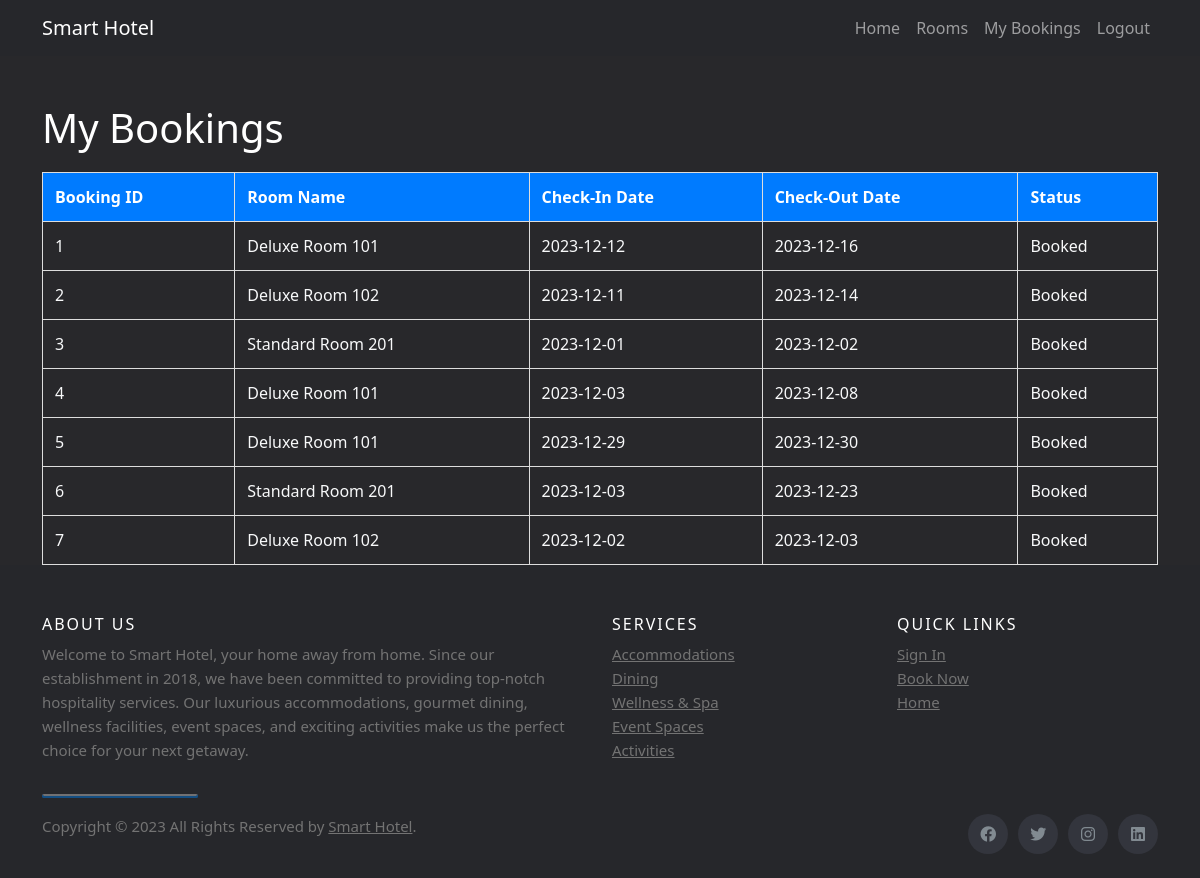
Screenshot of /bookings.php (signed in) with the database file from the repository.
### tables this page shows
CREATE TABLE `bookings` (
  `id` int(11) NOT NULL,
  `user_id` int(11) NOT NULL,
  `room_id` int(11) NOT NULL,
  `check_in` date NOT NULL,
  `check_out` date NOT NULL,
  `status` varchar(50) NOT NULL DEFAULT 'Pending'
);

CREATE TABLE `rooms` (
  `id` int(11) NOT NULL,
  `room_name` varchar(255) NOT NULL,
  `room_type` varchar(255) NOT NULL
);

### bookings.php (the view, shortened to what this page needs)
<?php
require_once("settings.php");
$userId = $_SESSION['user_id'];
$query = "SELECT bookings.id, rooms.room_name, bookings.check_in, bookings.check_out, bookings.status
          FROM bookings
          INNER JOIN rooms ON bookings.room_id = rooms.id
          WHERE bookings.user_id = '$userId'";
$result = mysqli_query($conn, $query);
?>
<!DOCTYPE html>
<html lang="en">
<head>
    <link href="https://cdn.jsdelivr.net/npm/bootstrap@5.0.2/dist/css/bootstrap.min.css" rel="stylesheet">
    <link rel="stylesheet" href="styles/style.css?<?php echo time(); ?>">
    <link rel="stylesheet" href="https://cdnjs.cloudflare.com/ajax/libs/font-awesome/6.3.0/css/all.min.css">
</head>
<body>
<nav class="navbar navbar-expand-lg navbar-dark ">
        <div class="container">
      <a class="navbar-brand" href="#">Smart Hotel</a>
      <div class="collapse navbar-collapse links" id="navbarSupportedContent">
        <ul class="navbar-nav">
          <li class="nav-item active">
            <a class="nav-link" href="index.php">Home <span class="sr-only"></span></a>
          </li>
          <li class="nav-item active">
            <a class="nav-link" href="rooms.php">Rooms <span class="sr-only"></span></a>
          </li>
          <li class="nav-item active">
            <a class="nav-link" href="bookings.php">My Bookings <span class="sr-only"></span></a>
          </li>
          <li class="nav-item active">
            <a class="nav-link" href="logout.php">Logout <span class="sr-only"></span></a>
          </li>
        </ul>
      </div>
    </nav>
    <div class="container  mt-5">
        <h1>My Bookings</h1>
        <table class='text-light'>
            <thead>
                <tr>
                    <th>Booking ID</th>
                    <th>Room Name</th>
                    <th>Check-In Date</th>
                    <th>Check-Out Date</th>
                    <th>Status</th>
                </tr>
            </thead>
            <tbody>
                <?php
                while ($row = mysqli_fetch_assoc($result)) {
                    echo "<tr>";
                    echo "<td>{$row['id']}</td>";
                    echo "<td>{$row['room_name']}</td>";
                    echo "<td>{$row['check_in']}</td>";
                    echo "<td>{$row['check_out']}</td>";
                    echo "<td>{$row['status']}</td>";
                    echo "</tr>";
                }
                ?>
            </tbody>
        </table>
    </div>
</body>
</html>
<?php include_once("footer.inc.php")?>

### footer.inc.php
<footer class="site-footer">
    <div class="container">
        <div class="row">
            <div class="col-sm-12 col-md-6">
                <h6>About Us</h6>
                <p class="text-justify">Welcome to Smart Hotel, your home away from home. Since our establishment in 2018, we have been committed to providing top-notch hospitality services. Our luxurious accommodations, gourmet dining, wellness facilities, event spaces, and exciting activities make us the perfect choice for your next getaway.</p>
            </div>
            <div class="col-xs-6 col-md-3">
                <h6>Services</h6>
                <ul class="footer-links">
                    <li><a href="">Accommodations</a></li>
                    <li><a href="">Dining</a></li>
                    <li><a href="">Wellness & Spa</a></li>
                    <li><a href="">Event Spaces</a></li>
                    <li><a href="">Activities</a></li>
                </ul>
            </div>
            <div class="col-xs-6 col-md-3">
                <h6>Quick Links</h6>
                <ul class="footer-links">
                    <li><a href="login.php">Sign In</a></li>
                    <li><a href="book.php">Book Now</a></li>
                    <li><a href="index.php">Home</a></li>
                </ul>
            </div>
        </div>
        <hr>
    </div>
    <div class="container">
        <div class="row">
            <div class="col-md-8 col-sm-6 col-xs-12">
                <p class="copyright-text">Copyright &copy; 2023 All Rights Reserved by
                    <a href="index.php">Smart Hotel</a>.
                </p>
            </div>
            <div class="col-md-4 col-sm-6 col-xs-12">
                <ul class="social-icons">
                    <li><a class="facebook" href="https://www.facebook.com"><i class="fa-brands fa-facebook"></i></a></li>
                    <li><a class="twitter" href="https://www.twitter.com"><i class="fa-brands fa-twitter"></i></a></li>
                    <li><a class="instagram" href="https://www.instagram.com"><i class="fa-brands fa-instagram"></i></a></li>
                    <li><a class="linkedin" href="https://www.linkedin.com"><i class="fa-brands fa-linkedin"></i></a></li>
                </ul>
            </div>
        </div>
    </div>
</footer>

### styles/style.css (style rules this page uses)
body { background-color: rgb(40, 40, 43); }
nav { background-color: #26272b; }
.links { justify-content: right; }
.site-footer { background-color:#26272b; padding:45px 0 20px; font-size:15px; line-height:24px; color:#737373; }
.site-footer hr { border-top-color:#bbb; opacity:0.5 }
.site-footer h6 { color:#fff; font-size:16px; text-transform:uppercase; margin-top:5px; letter-spacing:2px }
.site-footer a { color:#737373; }
.footer-links { padding-left:0; list-style:none }
.footer-links li { display:block }
.footer-links a { color:#737373 }
.site-footer .social-icons { text-align:right }
.site-footer .social-icons a { width:40px; height:40px; line-height:40px; margin-left:6px; margin-right:0; border-radius:100%; background-color:#33353d }
.copyright-text { margin:0 }
.social-icons { padding-left:0; margin-bottom:0; list-style:none }
.social-icons li { display:inline-block; margin-bottom:4px }
.social-icons a { background-color:#eceeef; color:#818a91; font-size:16px; display:inline-block; line-height:44px; width:44px; height:44px; text-align:center; margin-right:8px; border-radius:100%; -webkit-transition:all .2s linear; -o-transition:all .2s linear; transition:all .2s linear }
hr { border: 2px solid #0275d8; width: 14%; border-radius: 10px; }

### bookings.php (style rules this page uses)
h1 { color: white; }
table { width: 100%; border-collapse: collapse; margin-top: 20px; }
table, th, td { border: 1px solid #ddd; }
th, td { padding: 12px; text-align: left; }
th { background-color: #007bff; color: white; }

### rows the page displays
bookings: id "1", room.room_name "Deluxe Room 101", check_in "2023-12-12", check_out "2023-12-16", status "Booked"
bookings: id "2", room.room_name "Deluxe Room 102", check_in "2023-12-11", check_out "2023-12-14", status "Booked"
bookings: id "3", room.room_name "Standard Room 201", check_in "2023-12-01", check_out "2023-12-02", status "Booked"
bookings: id "4", room.room_name "Deluxe Room 101", check_in "2023-12-03", check_out "2023-12-08", status "Booked"
bookings: id "5", room.room_name "Deluxe Room 101", check_in "2023-12-29", check_out "2023-12-30", status "Booked"
bookings: id "6", room.room_name "Standard Room 201", check_in "2023-12-03", check_out "2023-12-23", status "Booked"
bookings: id "7", room.room_name "Deluxe Room 102", check_in "2023-12-02", check_out "2023-12-03", status "Booked"
